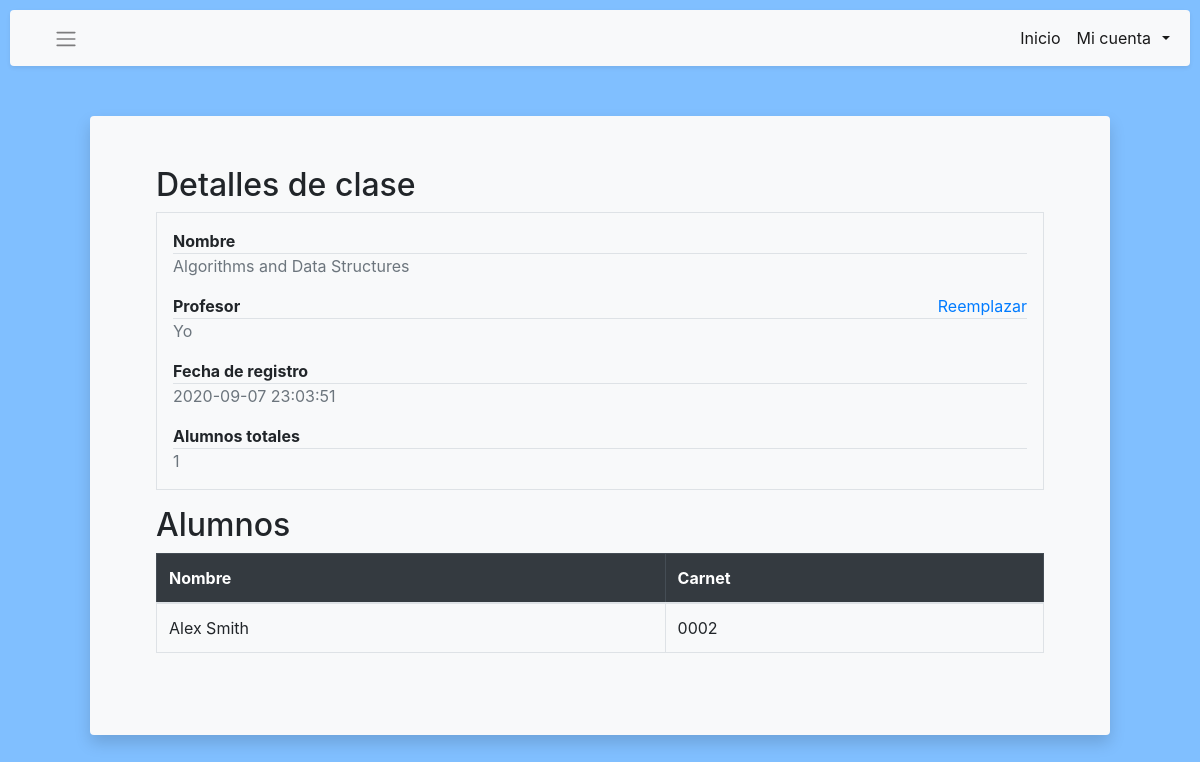
The page /clase-detalle?clase_id=3 (signed in) on the database its author committed.
### tables this page shows
CREATE TABLE Clases (
			id INTEGER PRIMARY KEY,
			nombre TEXT NOT NULL, 
			fecha INTEGER NOT NULL
	);

CREATE TABLE Alumnos (
			carnet PRIMARY KEY,
			nombre TEXT NOT NULL
		);

### asistencias/rutas/clase_rutas.py (the view, shortened to what this page needs)
@app.route("/clase-detalle")
@login_requerido
def clase_detalle():
	clase_id = request.args.get("clase_id")
	admin = es_admin(session["user_id"])
	clase_info = []
	if admin:
		clase_info = db_ejecutar("""
				SELECT Clases.nombre, datetime(Clases.fecha, 'unixepoch') as fecha
				FROM Clases
				WHERE Clases.id = (?)""", clase_id)
		if not clase_info:
			return "Clase inexistente", 400
	profesor = db_ejecutar("""
					SELECT Profesores.nombre, Profesores.id
					FROM Profesores
					JOIN Clase_Profesor
					ON Profesores.id = Clase_Profesor.prof_id
					AND Clase_Profesor.clase_id = (?)""",
					clase_id)
	tiene_profesor = True
	if profesor:
		if profesor[0]["id"] == session["user_id"]:
			profesor = "Yo"
		else:
			profesor = profesor[0]["nombre"]
	else:
		profesor = "Ningún profesor"
		tiene_profesor = False
	alumnos = db_ejecutar("""
					SELECT Alumnos.nombre, Alumnos.carnet
					FROM Alumnos
					JOIN Clase_Alumno
					ON Clase_Alumno.clase_id = (?)
					AND Clase_Alumno.alumno_carnet = Alumnos.carnet""", clase_id)
	info = {
		"nombre" : clase_info[0]["nombre"],
		"profesor" : profesor,
		"tiene_profesor" : tiene_profesor,
		"fecha" : clase_info[0]["fecha"],
		"alumnos_total" : len(alumnos)
	}
	return render_template("clase_detalle.html", info=info, alumnos=alumnos)

### asistencias/__init__.py (called while the page is built)
@app.after_request
def after_request(response):
	response.headers["Cache-Control"] = "no-cache, no-store, must-revalidate"
	response.headers["Expires"] = 0
	response.headers["Pragma"] = "no-cache"
	return response

### asistencias/helpers.py (called while the page is built)
def login_requerido(f):
	@wraps(f)
	def wrapper():
		if session.get("user_id") is None:
			return redirect(url_for("login"))
		return f()
	return wrapper

def es_admin(prof_id):
	prof = db_ejecutar("""
			SELECT admin FROM Profesores
			WHERE id = (?)""", prof_id)
	if not prof:
		return 0
	return prof[0]["admin"]

def db_ejecutar(query, *args, many=False):
	conn = None
	filas = []
	try:
		conn = sqlite3.connect(DB_PATH)
		conn.row_factory = sqlite3.Row
		cur = conn.cursor()
		cur.execute("PRAGMA foreign_keys=ON")
		if many:
			cur.executemany(query, args[0])
		else:
			cur.execute(query, args)
		filas = [dict(fila) for fila in cur.fetchall()]
		cur.close()
	except sqlite3.Error as e:
		print(e)
		raise Exception(e)
	finally:
		if conn:
			conn.commit()
			conn.close()
		return filas

### asistencias/templates/clase_detalle.html (shortened to what this page needs)
{% extends "layout.html" %}
{% block main %}
	<div class="container mb-3">
		<h2>Detalles de clase</h2>
		<div class="border px-3 pt-3">
			<div class="mb-2">
				<div class="d-flex justify-content-between">
					<strong>Nombre</strong>
				</div>
				<div class="border-bottom"></div>
				<p class="text-muted text-break">{{ info.nombre }}</p>
			</div>
			<div class="mb-2">
				<div class="d-flex justify-content-between">
					<strong>Profesor</strong>
					{% if session.admin %}
						{% if info.tiene_profesor %}
							<a href="{{ url_for('reemplazar_prof') }}" class="text-decoration-none">
								Reemplazar</a>
						{% else %}
							<a href="{{ url_for('a-profesor') }}" class="text-decoration-none">
							Agregar</a>
						{% endif %}
					{% endif %}
				</div>
				<div class="border-bottom"></div>
				<p class="text-muted">
					{% if info.tiene_profesor %}
						{{ info.profesor }}
					{% else %}
						Nigún profesor
					{% endif %}
				</p>
			</div>
			<div class="mb-2">
				<div class="d-flex justify-content-between">
					<strong>Fecha de registro</strong>
				</div>
				<div class="border-bottom"></div>
				<p class="text-muted">{{ info.fecha }}</p>
			</div>
			<div class="mb-2">
				<div class="d-flex justify-content-between">
					<strong>Alumnos totales</strong>
				</div>
				<div class="border-bottom"></div>
				<p class="text-muted">{{ info.alumnos_total }}</p>
			</div>
		</div>
	</div>
	<div class="container mb-3 table-responsive">
		<h2>Alumnos</h2>
		{% if alumnos %}
			<table class="table table-bordered table-hover">
		        <thead class="table-dark">
		            <th>Nombre</th>
		            <th>Carnet</th>
		        </thead>
		        <tbody>
		        	{% for alumno in alumnos %}
		        		<tr>
		        			<td>{{ alumno.nombre }}</td>
		        			<td>{{ alumno.carnet }}</td>
		        		</tr>
					{% endfor %}
		        </tbody>
		    </table>
		{% endif %}
	</div>
{% endblock %}

### rows shown on the page
Clases: nombre "Algorithms and Data Structures"
Alumnos: nombre "Alex Smith", carnet "0002"

### other values the page prints
{{ info.profesor }} "Yo"
{{ info.fecha }} "2020-09-07 23:03:51"
{{ info.alumnos_total }} "1"
